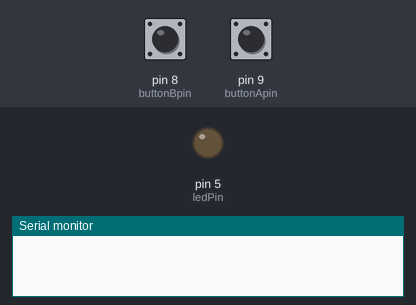
The sketch below on a simulated Arduino Uno, built with avr-gcc and run on an emulated ATmega328P. Shown: output pins drawn as LEDs (lit = HIGH), the last lines printed to the serial monitor. Dashed ring = blinking. The inputs (shaded band) are chosen by the test bench; at power-on: pin 9 (buttonApin) HIGH, pin 8 (buttonBpin) HIGH.

Above: at 1.2 s.
1.3 s: pin 9 (buttonApin) pulled LOW for 0.15 s
At 1.56 s:
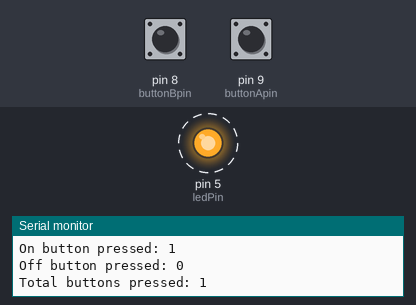
4.3 s: pin 8 (buttonBpin) pulled LOW for 0.15 s
At 4.3 s:
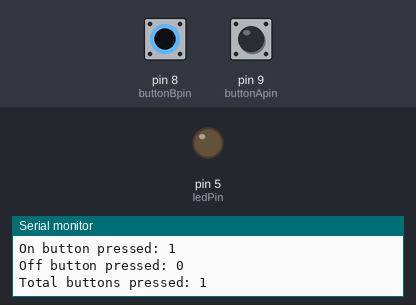
5.9 s: pin 9 (buttonApin) pulled LOW for 1 s
At 6.16 s:
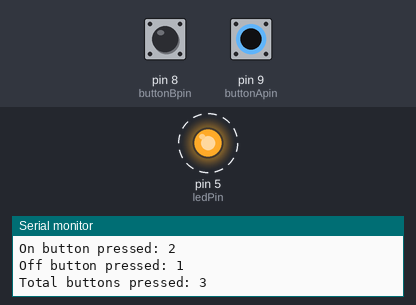
8.9 s: pin 8 (buttonBpin) pulled LOW for 1 s
Timing chart, 0 to 11.9 s (numbered marks = the images above; inputs shaded):
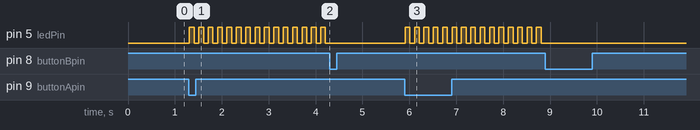

Measured:
- after the input at 1.3 s, pin 5 (ledPin): alternates HIGH for 0.10 s and LOW for 0.10 s, starting at once
- after the input at 4.3 s, pin 5 (ledPin): stops changing and stays LOW
- after the input at 5.9 s, pin 5 (ledPin): alternates HIGH for 0.10 s and LOW for 0.10 s, starting at once
- after the input at 8.9 s, pin 5 (ledPin): stops changing and stays LOW

The sketch:

IoT_Sem1_Lek2_Lab5.ino
```cpp
/***********************************************************
File name: lab01.ino
Description: use push buttons with digital inputs to turn
             an LED on and off
***********************************************************/
int ledPin = 5;
int buttonApin = 9;
int buttonBpin = 8;
int blinking = 0;
int aChange = 0;
int bChange = 1;
int aCounter = 0;
int bCounter = 0;

byte leds = 0;

void setup() {
  pinMode(ledPin, OUTPUT);
  pinMode(buttonApin, INPUT_PULLUP);
  pinMode(buttonBpin, INPUT_PULLUP);
  Serial.begin(9600);
}

void loop() {
  if(digitalRead(buttonApin) == LOW && bChange == 1) {
    blinking = 1;
    aChange = 1;
    bChange = 0;
    Serial.println("ON");
    aCounter ++;
    Serial.print("On button pressed: ");
    Serial.println(aCounter);
    Serial.print("Off button pressed: ");
    Serial.println(bCounter);
    Serial.print("Total buttons pressed: ");
    Serial.println(aCounter + bCounter);
  }
  else if(digitalRead(buttonBpin) == LOW && aChange == 1) {
    blinking = 0;
    bChange = 1;
    aChange = 0;
    Serial.println("OFF");
    bCounter ++;
    Serial.print("On button pressed: ");
    Serial.println(aCounter);
    Serial.print("Off button pressed: ");
    Serial.println(bCounter);
    Serial.print("Total buttons pressed: ");
    Serial.println(aCounter + bCounter);
  }
  if(blinking) {
        digitalWrite(ledPin, HIGH);
        delay(100);
        digitalWrite(ledPin, LOW);
        delay(100);
  }
}
```
